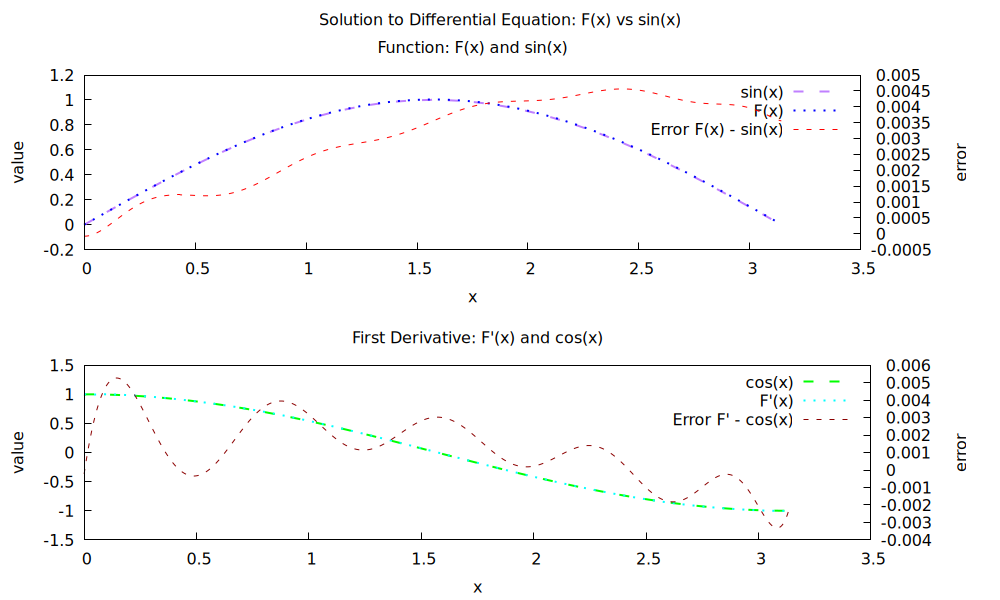

Write gnuplot code to recreate this figure.
set terminal pngcairo size 1000,600 enhanced font 'Arial,12'
set output 'plot_C.png'

set multiplot layout 2,1 title "Solution to Differential Equation: F(x) vs sin(x)"

# --- Plot 1: F(x) vs sin(x) + fejl ---
set title "Function: F(x) and sin(x)"
set xlabel "x"
set ylabel "value"
set y2label "error"
set y2tics
set tics nomirror
plot \
  'solution_data.txt' using 1:2 with lines lw 2 dt 2 lc rgb "purple" title "sin(x)", \
  'solution_data.txt' using 1:3 with lines lw 2 dt 3 lc rgb "blue" title "F(x)", \
  'solution_data.txt' using 1:($3 - $2) axes x1y2 with lines lw 1 dt 2 lc rgb "red" title "Error F(x) - sin(x)"

# --- Plot 2: F'(x) vs cos(x) + fejl ---
set title "First Derivative: F'(x) and cos(x)"
plot \
  'solution_data.txt' using 1:4 with lines lw 2 dt 2 lc rgb "green" title "cos(x)", \
  'solution_data.txt' using 1:5 with lines lw 2 dt 3 lc rgb "cyan" title "F'(x)", \
  'solution_data.txt' using 1:($5 - $4) axes x1y2 with lines lw 1 dt 2 lc rgb "dark-red" title "Error F' - cos(x)"

unset multiplot
